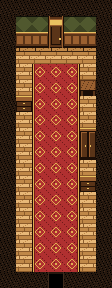

The image is a tile-based game level rendered from a .tmx file. Its description and complete source (layers, tilesets, objects, tile grids) follow:
An orthogonal 7x18 tile map with 16x16 px tiles, 1 tile layer (tiles) and 6 objects (2x drawer, entry, exit, keyspot, closet).

<map version="1.10" tiledversion="1.12.2" orientation="orthogonal" renderorder="right-down" width="7" height="18" tilewidth="16" tileheight="16" infinite="0" nextlayerid="3" nextobjectid="7">
 <properties>
  <property name="kind" value="normal" />
  <property name="allow_lock" type="bool" value="true" />
 </properties>
 <tileset firstgid="1" source="../tilesets/hotel.tsx" />
 <layer id="1" name="tiles" width="7" height="18">
  <data encoding="csv">
7,7,7,7,7,7,7,
7,8,8,10,8,8,7,
7,9,9,11,9,9,7,
7,3,3,3,3,3,7,
7,2,4,5,6,2,7,
7,2,4,5,6,15,7,
7,14,4,5,6,2,7,
7,2,4,5,6,2,7,
7,2,4,5,6,12,7,
7,2,4,5,6,13,7,
7,2,4,5,6,2,7,
7,2,4,5,6,14,7,
7,2,4,5,6,2,7,
7,2,4,5,6,2,7,
7,2,4,5,6,2,7,
7,2,4,5,6,2,7,
7,2,4,5,6,2,7,
7,7,7,25,7,7,7
</data>
 </layer>
 <objectgroup id="2" name="objects">
  <object id="1" name="entry" x="48" y="272" width="16" height="16">
   <properties>
    <property name="wall" value="bottom" />
   </properties>
  </object>
  <object id="2" name="exit" x="48" y="16" width="16" height="32">
   <properties>
    <property name="wall" value="top" />
   </properties>
  </object>
  <object id="3" name="drawer" x="16" y="96" width="16" height="16" />
  <object id="4" name="drawer" x="80" y="176" width="16" height="16" />
  <object id="5" name="keyspot" x="80" y="80">
   <point />
  </object>
  <object id="6" name="closet" x="80" y="128" width="16" height="32" />
 </objectgroup>
</map>
